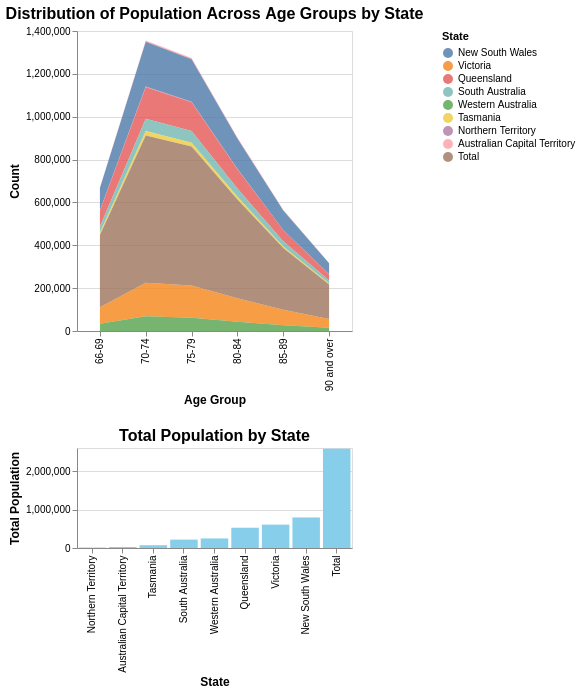

Here is the Vega-Lite specification saved for this chart:
### Vega-Lite specification from a JSON file in a GitHub repository (floating-point values rounded to 4 significant figures)
{"$schema": "https://vega.github.io/schema/vega-lite/v5.json", "description": "Area chart showing the count across different age groups, and a bar chart for total count per state.", "params": [{"name": "state_selection", "value": "All", "bind": {"input": "select", "options": ["All", "Australian Capital Territory", "New South Wales", "Northern Territory", "Queensland", "South Australia", "Tasmania", "Victoria", "Western Australia"], "labels": ["Show All", "Australian Capital Territory", "New South Wales", "Northern Territory", "Queensland", "South Australia", "Tasmania", "Victoria", "Western Australia"], "name": "State Selection"}}], "vconcat": [{"width": "container", "height": 300, "data": {"values": [{"State": "Australian Capital Territory", "Age Group": "66-69", "Count": 2695}, {"State": "Australian Capital Territory", "Age Group": "70-74", "Count": 6255}, {"State": "Australian Capital Territory", "Age Group": "75-79", "Count": 6460}, {"State": "Australian Capital Territory", "Age Group": "80-84", "Count": 4820}, {"State": "Australian Capital Territory", "Age Group": "85-89", "Count": 3120}, {"State": "Australian Capital Territory", "Age Group": "90 and over", "Count": 1710}, {"State": "New South Wales", "Age Group": "66-69", "Count": 104160}, {"State": "New South Wales", "Age Group": "70-74", "Count": 208705}, {"State": "New South Wales", "Age Group": "75-79", "Count": 197535}, {"State": "New South Wales", "Age Group": "80-84", "Count": 141675}, {"State": "New South Wales", "Age Group": "85-89", "Count": 90965}, {"State": "New South Wales", "Age Group": "90 and over", "Count": 51890}, {"State": "Northern Territory", "Age Group": "66-69", "Count": 2030}, {"State": "Northern Territory", "Age Group": "70-74", "Count": 3535}, {"State": "Northern Territory", "Age Group": "75-79", "Count": 2570}, {"State": "Northern Territory", "Age Group": "80-84", "Count": 1575}, {"State": "Northern Territory", "Age Group": "85-89", "Count": 690}, {"State": "Northern Territory", "Age Group": "90 and over", "Count": 315}, {"State": "Queensland", "Age Group": "66-69", "Count": 73835}, {"State": "Queensland", "Age Group": "70-74", "Count": 147430}, {"State": "Queensland", "Age Group": "75-79", "Count": 134875}, {"State": "Queensland", "Age Group": "80-84", "Count": 90710}, {"State": "Queensland", "Age Group": "85-89", "Count": 51820}, {"State": "Queensland", "Age Group": "90 and over", "Count": 27875}, {"State": "South Australia", "Age Group": "66-69", "Count": 28880}, {"State": "South Australia", "Age Group": "70-74", "Count": 57225}, {"State": "South Australia", "Age Group": "75-79", "Count": 54285}, {"State": "South Australia", "Age Group": "80-84", "Count": 38325}, {"State": "South Australia", "Age Group": "85-89", "Count": 24770}, {"State": "South Australia", "Age Group": "90 and over", "Count": 14850}, {"State": "Tasmania", "Age Group": "66-69", "Count": 10080}, {"State": "Tasmania", "Age Group": "70-74", "Count": 20095}, {"State": "Tasmania", "Age Group": "75-79", "Count": 18160}, {"State": "Tasmania", "Age Group": "80-84", "Count": 12775}, {"State": "Tasmania", "Age Group": "85-89", "Count": 7385}, {"State": "Tasmania", "Age Group": "90 and over", "Count": 3675}, {"State": "Victoria", "Age Group": "66-69", "Count": 76905}, {"State": "Victoria", "Age Group": "70-74", "Count": 156890}, {"State": "Victoria", "Age Group": "75-79", "Count": 150535}, {"State": "Victoria", "Age Group": "80-84", "Count": 110285}, {"State": "Victoria", "Age Group": "85-89", "Count": 71900}, {"State": "Victoria", "Age Group": "90 and over", "Count": 41345}, {"State": "Western Australia", "Age Group": "66-69", "Count": 33880}, {"State": "Western Australia", "Age Group": "70-74", "Count": 68275}, {"State": "Western Australia", "Age Group": "75-79", "Count": 61640}, {"State": "Western Australia", "Age Group": "80-84", "Count": 43000}, {"State": "Western Australia", "Age Group": "85-89", "Count": 26880}, {"State": "Western Australia", "Age Group": "90 and over", "Count": 14745}, {"State": "Total", "Age Group": "66-69", "Count": 337350}, {"State": "Total", "Age Group": "70-74", "Count": 687520}, {"State": "Total", "Age Group": "75-79", "Count": 648345}, {"State": "Total", "Age Group": "80-84", "Count": 460040}, {"State": "Total", "Age Group": "85-89", "Count": 288250}, {"State": "Total", "Age Group": "90 and over", "Count": 161485}]}, "params": [{"name": "State_highlight", "select": {"type": "point", "fields": ["State"]}, "bind": "legend"}], "transform": [{"filter": "state_selection == 'All' || datum['State'] == state_selection"}], "mark": "area", "encoding": {"x": {"field": "Age Group", "type": "ordinal", "title": "Age Group", "sort": ["66-69", "70-74", "75-79", "80-84", "85-89", "90 and over"]}, "y": {"field": "Count", "type": "quantitative", "title": "Count"}, "color": {"field": "State", "type": "nominal", "title": "State", "sort": ["New South Wales", "Victoria", "Queensland", "South Australia", "Western Australia", "Tasmania", "Northern Territory", "Australian Capital Territory", "Total"]}, "opacity": {"condition": {"param": "State_highlight", "value": 0.8}, "value": 0.2}, "tooltip": [{"field": "State", "type": "nominal", "title": "State"}, {"field": "Age Group", "type": "ordinal", "title": "Age Group"}, {"field": "Count", "type": "quantitative", "title": "Count"}]}, "title": "Distribution of Population Across Age Groups by State"}, {"width": "container", "height": 100, "data": {"values": [{"State": "Australian Capital Territory", "Total": 25055}, {"State": "New South Wales", "Total": 794935}, {"State": "Northern Territory", "Total": 10710}, {"State": "Queensland", "Total": 526545}, {"State": "South Australia", "Total": 218345}, {"State": "Tasmania", "Total": 72165}, {"State": "Victoria", "Total": 607855}, {"State": "Western Australia", "Total": 248420}, {"State": "Total", "Total": 2582990}]}, "mark": {"type": "bar", "color": "skyblue"}, "encoding": {"x": {"field": "State", "type": "nominal", "title": "State", "sort": "y"}, "y": {"field": "Total", "type": "quantitative", "title": "Total Population"}, "tooltip": [{"field": "State", "type": "nominal", "title": "State"}, {"field": "Total", "type": "quantitative", "title": "Total Population"}]}, "title": "Total Population by State"}], "config": {"title": {"font": "sans-serif", "fontSize": 16}, "axis": {"labelFontSize": 10, "titleFontSize": 12}}}
